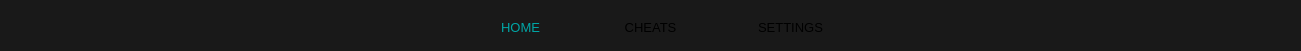
     <widget class="QWidget" name="nav_var_ust" native="true">
      <property name="geometry">
       <rect>
        <x>0</x>
        <y>0</y>
        <width>1301</width>
        <height>51</height>
       </rect>
      </property>
      <property name="styleSheet">
       <string notr="true">background-color: #191919;
border:none;</string>
      </property>
      <widget class="QPushButton" name="homeButton">
       <property name="geometry">
        <rect>
         <x>480</x>
         <y>15</y>
         <width>81</width>
         <height>24</height>
        </rect>
       </property>
       <property name="font">
        <font>
         <pointsize>10</pointsize>
         <italic>false</italic>
        </font>
       </property>
       <property name="styleSheet">
        <string notr="true">color:rgb(0, 165, 165);</string>
       </property>
       <property name="text">
        <string>HOME</string>
       </property>
      </widget>
      <widget class="QPushButton" name="cheatsButton">
       <property name="geometry">
        <rect>
         <x>610</x>
         <y>15</y>
         <width>81</width>
         <height>24</height>
        </rect>
       </property>
       <property name="font">
        <font>
         <pointsize>10</pointsize>
        </font>
       </property>
       <property name="styleSheet">
        <string notr="true">QPushButton::hover{
color:rgb(0, 165, 165);
}</string>
       </property>
       <property name="text">
        <string>CHEATS</string>
       </property>
      </widget>
      <widget class="QPushButton" name="settingsButton">
       <property name="geometry">
        <rect>
         <x>750</x>
         <y>15</y>
         <width>81</width>
         <height>24</height>
        </rect>
       </property>
       <property name="font">
        <font>
         <pointsize>10</pointsize>
        </font>
       </property>
       <property name="styleSheet">
        <string notr="true">QPushButton::hover{
color:rgb(0, 165, 165);
}</string>
       </property>
       <property name="text">
        <string>SETTINGS</string>
       </property>
      </widget>
     </widget>
